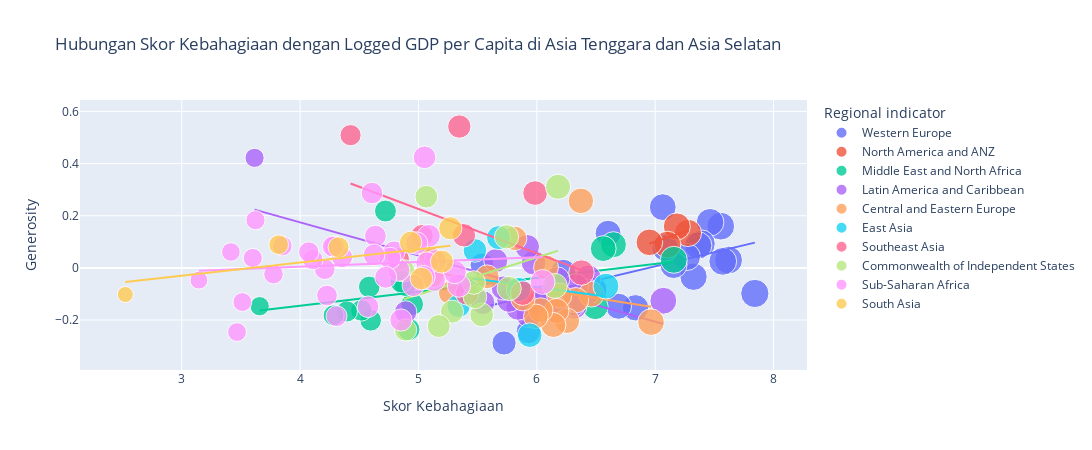

This figure's notebook cell:
### Code cell
# Scatter plot dengan garis tren
fig = px.scatter(
    df_2021, 
    x="Ladder score", 
    y="Generosity", 
    trendline="ols",
    title="Hubungan Skor Kebahagiaan dengan Logged GDP per Capita",
    labels={"Ladder score": "Skor Kebahagiaan", "Logged GDP per capita": "Logged GDP per Capita"},
    color="Regional indicator",  # Menambahkan warna berdasarkan indikator regional
    size="Ladder score",  # Menambahkan ukuran marker berdasarkan skor kebahagiaan
    hover_name="Country name",  # Menambahkan label hover dengan nama negara
    opacity=0.8  # Menambahkan opacity agar lebih mudah melihat tumpukan marker
)
fig.update_layout(
    showlegend=True,
    width=1700, 
    height=450)
fig.show()

### Figure 1 — Plotly figure (JSON) as saved in the notebook; plotly's stock layout.template omitted (floating-point values rounded to 4 significant figures)
{"data": [{"hovertemplate": "<b>%{hovertext}</b><br><br>Regional indicator=Western Europe<br>Skor Kebahagiaan=%{marker.size}<br>Generosity=%{y}<extra></extra>", "hovertext": ["Finland", "Denmark", "Switzerland", "Iceland", "Netherlands", "Norway", "Sweden", "Luxembourg", "Austria", "Germany", "Ireland", "United Kingdom", "Belgium", "France", "Malta", "Spain", "Italy", "Cyprus", "Portugal", "Greece", "North Cyprus"], "legendgroup": "Western Europe", "marker": {"color": "#636efa", "opacity": 0.8, "size": [7.842, 7.62, 7.571, 7.554, 7.464, 7.392, 7.363, 7.324, 7.268, 7.155, 7.085, 7.064, 6.834, 6.69, 6.602, 6.491, 6.483, 6.223, 5.929, 5.723, 5.536], "sizemode": "area", "sizeref": 0.0196, "symbol": "circle"}, "mode": "markers", "name": "Western Europe", "orientation": "v", "showlegend": true, "type": "scatter", "x": [7.842, 7.62, 7.571, 7.554, 7.464, 7.392, 7.363, 7.324, 7.268, 7.155, 7.085, 7.064, 6.834, 6.69, 6.602, 6.491, 6.483, 6.223, 5.929, 5.723, 5.536], "xaxis": "x", "y": [-0.098, 0.03, 0.025, 0.16, 0.175, 0.093, 0.086, -0.034, 0.042, 0.011, 0.077, 0.233, -0.153, -0.147, 0.133, -0.081, -0.084, -0.015, -0.244, -0.288, 0.012], "yaxis": "y"}, {"hovertemplate": "<b>OLS trendline</b><br>Generosity = 0.108053 * Ladder score + -0.750364<br>R<sup>2</sup>=0.275276<br><br>Regional indicator=Western Europe<br>Skor Kebahagiaan=%{x}<br>Generosity=%{y} <b>(trend)</b><extra></extra>", "legendgroup": "Western Europe", "marker": {"color": "#636efa", "symbol": "circle"}, "mode": "lines", "name": "Western Europe", "showlegend": false, "type": "scatter", "x": [5.536, 5.723, 5.929, 6.223, 6.483, 6.491, 6.602, 6.69, 6.834, 7.064, 7.085, 7.155, 7.268, 7.324, 7.363, 7.392, 7.464, 7.554, 7.571, 7.62, 7.842], "xaxis": "x", "y": [-0.1522, -0.132, -0.1097, -0.07795, -0.04986, -0.04899, -0.037, -0.02749, -0.01193, 0.01292, 0.01519, 0.02275, 0.03496, 0.04101, 0.04523, 0.04836, 0.05614, 0.06587, 0.0677, 0.073, 0.09698], "yaxis": "y"}, {"hovertemplate": "<b>%{hovertext}</b><br><br>Regional indicator=North America and ANZ<br>Skor Kebahagiaan=%{marker.size}<br>Generosity=%{y}<extra></extra>", "hovertext": ["New Zealand", "Australia", "Canada", "United States"], "legendgroup": "North America and ANZ", "marker": {"color": "#EF553B", "opacity": 0.8, "size": [7.277, 7.183, 7.103, 6.951], "sizemode": "area", "sizeref": 0.0196, "symbol": "circle"}, "mode": "markers", "name": "North America and ANZ", "orientation": "v", "showlegend": true, "type": "scatter", "x": [7.277, 7.183, 7.103, 6.951], "xaxis": "x", "y": [0.134, 0.159, 0.089, 0.098], "yaxis": "y"}, {"hovertemplate": "<b>OLS trendline</b><br>Generosity = 0.155652 * Ladder score + -0.989562<br>R<sup>2</sup>=0.438108<br><br>Regional indicator=North America and ANZ<br>Skor Kebahagiaan=%{x}<br>Generosity=%{y} <b>(trend)</b><extra></extra>", "legendgroup": "North America and ANZ", "marker": {"color": "#EF553B", "symbol": "circle"}, "mode": "lines", "name": "North America and ANZ", "showlegend": false, "type": "scatter", "x": [6.951, 7.103, 7.183, 7.277], "xaxis": "x", "y": [0.09237, 0.116, 0.1285, 0.1431], "yaxis": "y"}, {"hovertemplate": "<b>%{hovertext}</b><br><br>Regional indicator=Middle East and North Africa<br>Skor Kebahagiaan=%{marker.size}<br>Generosity=%{y}<extra></extra>", "hovertext": ["Israel", "Bahrain", "United Arab Emirates", "Saudi Arabia", "Kuwait", "Libya", "Turkey", "Morocco", "Algeria", "Iraq", "Iran", "Tunisia", "Lebanon", "Palestinian Territories", "Jordan", "Egypt", "Yemen"], "legendgroup": "Middle East and North Africa", "marker": {"color": "#00cc96", "opacity": 0.8, "size": [7.157, 6.647, 6.561, 6.494, 6.106, 5.41, 4.948, 4.918, 4.887, 4.854, 4.721, 4.596, 4.584, 4.517, 4.395, 4.283, 3.658], "sizemode": "area", "sizeref": 0.0196, "symbol": "circle"}, "mode": "markers", "name": "Middle East and North Africa", "orientation": "v", "showlegend": true, "type": "scatter", "x": [7.157, 6.647, 6.561, 6.494, 6.106, 5.41, 4.948, 4.918, 4.887, 4.854, 4.721, 4.596, 4.584, 4.517, 4.395, 4.283, 3.658], "xaxis": "x", "y": [0.031, 0.089, 0.074, -0.149, -0.104, -0.087, -0.139, -0.236, -0.067, -0.053, 0.218, -0.201, -0.073, -0.163, -0.167, -0.182, -0.147], "yaxis": "y"}, {"hovertemplate": "<b>OLS trendline</b><br>Generosity = 0.0534439 * Ladder score + -0.358729<br>R<sup>2</sup>=0.197079<br><br>Regional indicator=Middle East and North Africa<br>Skor Kebahagiaan=%{x}<br>Generosity=%{y} <b>(trend)</b><extra></extra>", "legendgroup": "Middle East and North Africa", "marker": {"color": "#00cc96", "symbol": "circle"}, "mode": "lines", "name": "Middle East and North Africa", "showlegend": false, "type": "scatter", "x": [3.658, 4.283, 4.395, 4.517, 4.584, 4.596, 4.721, 4.854, 4.887, 4.918, 4.948, 5.41, 6.106, 6.494, 6.561, 6.647, 7.157], "xaxis": "x", "y": [-0.1632, -0.1298, -0.1238, -0.1173, -0.1137, -0.1131, -0.1064, -0.09931, -0.09755, -0.09589, -0.09429, -0.0696, -0.0324, -0.01166, -0.008084, -0.003488, 0.02377], "yaxis": "y"}, {"hovertemplate": "<b>%{hovertext}</b><br><br>Regional indicator=Latin America and Caribbean<br>Skor Kebahagiaan=%{marker.size}<br>Generosity=%{y}<extra></extra>", "hovertext": ["Costa Rica", "Guatemala", "Uruguay", "Brazil", "Mexico", "Jamaica", "Panama", "Chile", "El Salvador", "Colombia", "Nicaragua", "Argentina", "Honduras", "Peru", "Ecuador", "Bolivia", "Paraguay", "Dominican Republic", "Venezuela", "Haiti"], "legendgroup": "Latin America and Caribbean", "marker": {"color": "#ab63fa", "opacity": 0.8, "size": [7.069, 6.435, 6.431, 6.33, 6.317, 6.309, 6.18, 6.172, 6.061, 6.012, 5.972, 5.929, 5.919, 5.84, 5.764, 5.716, 5.653, 5.545, 4.892, 3.615], "sizemode": "area", "sizeref": 0.0196, "symbol": "circle"}, "mode": "markers", "name": "Latin America and Caribbean", "orientation": "v", "showlegend": true, "type": "scatter", "x": [7.069, 6.435, 6.431, 6.33, 6.317, 6.309, 6.18, 6.172, 6.061, 6.012, 5.972, 5.929, 5.919, 5.84, 5.764, 5.716, 5.653, 5.545, 4.892, 3.615], "xaxis": "x", "y": [-0.126, -0.038, -0.092, -0.071, -0.147, -0.137, -0.166, -0.044, -0.11, -0.135, 0.02, -0.182, 0.081, -0.154, -0.124, -0.077, 0.028, -0.133, -0.169, 0.422], "yaxis": "y"}, {"hovertemplate": "<b>OLS trendline</b><br>Generosity = -0.126996 * Ladder score + 0.682596<br>R<sup>2</sup>=0.421539<br><br>Regional indicator=Latin America and Caribbean<br>Skor Kebahagiaan=%{x}<br>Generosity=%{y} <b>(trend)</b><extra></extra>", "legendgroup": "Latin America and Caribbean", "marker": {"color": "#ab63fa", "symbol": "circle"}, "mode": "lines", "name": "Latin America and Caribbean", "showlegend": false, "type": "scatter", "x": [3.615, 4.892, 5.545, 5.653, 5.716, 5.764, 5.84, 5.919, 5.929, 5.972, 6.012, 6.061, 6.172, 6.18, 6.309, 6.317, 6.33, 6.431, 6.435, 7.069], "xaxis": "x", "y": [0.2235, 0.06133, -0.02159, -0.03531, -0.04331, -0.04941, -0.05906, -0.06909, -0.07036, -0.07582, -0.0809, -0.08712, -0.1012, -0.1022, -0.1186, -0.1196, -0.1213, -0.1341, -0.1346, -0.2151], "yaxis": "y"}, {"hovertemplate": "<b>%{hovertext}</b><br><br>Regional indicator=Central and Eastern Europe<br>Skor Kebahagiaan=%{marker.size}<br>Generosity=%{y}<extra></extra>", "hovertext": ["Czech Republic", "Slovenia", "Kosovo", "Slovakia", "Lithuania", "Estonia", "Poland", "Romania", "Serbia", "Latvia", "Hungary", "Croatia", "Bosnia and Herzegovina", "Montenegro", "Bulgaria", "Albania", "North Macedonia"], "legendgroup": "Central and Eastern Europe", "marker": {"color": "#FFA15A", "opacity": 0.8, "size": [6.965, 6.461, 6.372, 6.331, 6.255, 6.189, 6.166, 6.14, 6.078, 6.032, 5.992, 5.882, 5.813, 5.581, 5.266, 5.117, 5.101], "sizemode": "area", "sizeref": 0.0196, "symbol": "circle"}, "mode": "markers", "name": "Central and Eastern Europe", "orientation": "v", "showlegend": true, "type": "scatter", "x": [6.965, 6.461, 6.372, 6.331, 6.255, 6.189, 6.166, 6.14, 6.078, 6.032, 5.992, 5.882, 5.813, 5.581, 5.266, 5.117, 5.101], "xaxis": "x", "y": [-0.208, -0.101, 0.257, -0.124, -0.203, -0.106, -0.165, -0.219, 0.002, -0.162, -0.186, -0.118, 0.113, -0.034, -0.096, -0.03, 0.038], "yaxis": "y"}, {"hovertemplate": "<b>OLS trendline</b><br>Generosity = -0.0710659 * Ladder score + 0.346371<br>R<sup>2</sup>=0.076569<br><br>Regional indicator=Central and Eastern Europe<br>Skor Kebahagiaan=%{x}<br>Generosity=%{y} <b>(trend)</b><extra></extra>", "legendgroup": "Central and Eastern Europe", "marker": {"color": "#FFA15A", "symbol": "circle"}, "mode": "lines", "name": "Central and Eastern Europe", "showlegend": false, "type": "scatter", "x": [5.101, 5.117, 5.266, 5.581, 5.813, 5.882, 5.992, 6.032, 6.078, 6.14, 6.166, 6.189, 6.255, 6.331, 6.372, 6.461, 6.965], "xaxis": "x", "y": [-0.01614, -0.01727, -0.02786, -0.05025, -0.06673, -0.07164, -0.07946, -0.0823, -0.08557, -0.08997, -0.09182, -0.09346, -0.09815, -0.1035, -0.1065, -0.1128, -0.1486], "yaxis": "y"}, {"hovertemplate": "<b>%{hovertext}</b><br><br>Regional indicator=East Asia<br>Skor Kebahagiaan=%{marker.size}<br>Generosity=%{y}<extra></extra>", "hovertext": ["Taiwan Province of China", "Japan", "South Korea", "Mongolia", "Hong Kong S.A.R. of China", "China"], "legendgroup": "East Asia", "marker": {"color": "#19d3f3", "opacity": 0.8, "size": [6.584, 5.94, 5.845, 5.677, 5.477, 5.339], "sizemode": "area", "sizeref": 0.0196, "symbol": "circle"}, "mode": "markers", "name": "East Asia", "orientation": "v", "showlegend": true, "type": "scatter", "x": [6.584, 5.94, 5.845, 5.677, 5.477, 5.339], "xaxis": "x", "y": [-0.07, -0.258, -0.083, 0.116, 0.067, -0.146], "yaxis": "y"}, {"hovertemplate": "<b>OLS trendline</b><br>Generosity = -0.0614636 * Ladder score + 0.29479<br>R<sup>2</sup>=0.038763<br><br>Regional indicator=East Asia<br>Skor Kebahagiaan=%{x}<br>Generosity=%{y} <b>(trend)</b><extra></extra>", "legendgroup": "East Asia", "marker": {"color": "#19d3f3", "symbol": "circle"}, "mode": "lines", "name": "East Asia", "showlegend": false, "type": "scatter", "x": [5.339, 5.477, 5.677, 5.845, 5.94, 6.584], "xaxis": "x", "y": [-0.03336, -0.04185, -0.05414, -0.06446, -0.0703, -0.1099], "yaxis": "y"}, {"hovertemplate": "<b>%{hovertext}</b><br><br>Regional indicator=Southeast Asia<br>Skor Kebahagiaan=%{marker.size}<br>Generosity=%{y}<extra></extra>", "hovertext": ["Singapore", "Thailand", "Philippines", "Vietnam", "Malaysia", "Indonesia", "Laos", "Cambodia", "Myanmar"], "legendgroup": "Southeast Asia", "marker": {"color": "#FF6692", "opacity": 0.8, "size": [6.377, 5.985, 5.88, 5.411, 5.384, 5.345, 5.03, 4.83, 4.426], "sizemode": "area", "sizeref": 0.0196, "symbol": "circle"}, "mode": "markers", "name": "Southeast Asia", "orientation": "v", "showlegend": true, "type": "scatter", "x": [6.377, 5.985, 5.88, 5.411, 5.384, 5.345, 5.03, 4.83, 4.426], "xaxis": "x", "y": [-0.018, 0.287, -0.097, -0.098, 0.125, 0.542, 0.123, 0.034, 0.509], "yaxis": "y"}, {"hovertemplate": "<b>OLS trendline</b><br>Generosity = -0.170183 * Ladder score + 1.07661<br>R<sup>2</sup>=0.182559<br><br>Regional indicator=Southeast Asia<br>Skor Kebahagiaan=%{x}<br>Generosity=%{y} <b>(trend)</b><extra></extra>", "legendgroup": "Southeast Asia", "marker": {"color": "#FF6692", "symbol": "circle"}, "mode": "lines", "name": "Southeast Asia", "showlegend": false, "type": "scatter", "x": [4.426, 4.83, 5.03, 5.345, 5.384, 5.411, 5.88, 5.985, 6.377], "xaxis": "x", "y": [0.3234, 0.2546, 0.2206, 0.167, 0.1603, 0.1557, 0.07593, 0.05806, -0.008649], "yaxis": "y"}, {"hovertemplate": "<b>%{hovertext}</b><br><br>Regional indicator=Commonwealth of Independent States<br>Skor Kebahagiaan=%{marker.size}<br>Generosity=%{y}<extra></extra>", "hovertext": ["Uzbekistan", "Kazakhstan", "Moldova", "Kyrgyzstan", "Belarus", "Russia", "Tajikistan", "Armenia", "Azerbaijan", "Turkmenistan", "Georgia", "Ukraine"], "legendgroup": "Commonwealth of Independent States", "marker": {"color": "#B6E880", "opacity": 0.8, "size": [6.179, 6.152, 5.766, 5.744, 5.534, 5.477, 5.466, 5.283, 5.171, 5.066, 4.891, 4.875], "sizemode": "area", "sizeref": 0.0196, "symbol": "circle"}, "mode": "markers", "name": "Commonwealth of Independent States", "orientation": "v", "showlegend": true, "type": "scatter", "x": [6.179, 6.152, 5.766, 5.744, 5.534, 5.477, 5.466, 5.283, 5.171, 5.066, 4.891, 4.875], "xaxis": "x", "y": [0.311, -0.069, -0.079, 0.119, -0.18, -0.111, -0.056, -0.168, -0.223, 0.273, -0.238, -0.011], "yaxis": "y"}, {"hovertemplate": "<b>OLS trendline</b><br>Generosity = 0.142769 * Ladder score + -0.816516<br>R<sup>2</sup>=0.118416<br><br>Regional indicator=Commonwealth of Independent States<br>Skor Kebahagiaan=%{x}<br>Generosity=%{y} <b>(trend)</b><extra></extra>", "legendgroup": "Commonwealth of Independent States", "marker": {"color": "#B6E880", "symbol": "circle"}, "mode": "lines", "name": "Commonwealth of Independent States", "showlegend": false, "type": "scatter", "x": [4.875, 4.891, 5.066, 5.171, 5.283, 5.466, 5.477, 5.534, 5.744, 5.766, 6.152, 6.179], "xaxis": "x", "y": [-0.1205, -0.1182, -0.09325, -0.07826, -0.06227, -0.03614, -0.03457, -0.02643, 0.003547, 0.006688, 0.0618, 0.06565], "yaxis": "y"}, {"hovertemplate": "<b>%{hovertext}</b><br><br>Regional indicator=Sub-Saharan Africa<br>Skor Kebahagiaan=%{marker.size}<br>Generosity=%{y}<extra></extra>", "hovertext": ["Mauritius", "Congo (Brazzaville)", "Ivory Coast", "Cameroon", "Senegal", "Ghana", "Niger", "Gambia", "Benin", "Guinea", "South Africa", "Gabon", "Burkina Faso", "Mozambique", "Nigeria", "Mali", "Uganda", "Liberia", "Kenya", "Namibia", "Chad", "Swaziland", "Comoros", "Ethiopia", "Mauritania", "Madagascar", "Togo", "Zambia", "Sierra Leone", "Burundi", "Tanzania", "Malawi", "Lesotho", "Botswana", "Rwanda", "Zimbabwe"], "legendgroup": "Sub-Saharan Africa", "marker": {"color": "#FF97FF", "opacity": 0.8, "size": [6.049, 5.342, 5.306, 5.142, 5.132, 5.088, 5.074, 5.051, 5.045, 4.984, 4.956, 4.852, 4.834, 4.794, 4.759, 4.723, 4.636, 4.625, 4.607, 4.574, 4.355, 4.308, 4.289, 4.275, 4.227, 4.208, 4.107, 4.073, 3.849, 3.775, 3.623, 3.6, 3.512, 3.467, 3.415, 3.145], "sizemode": "area", "sizeref": 0.0196, "symbol": "circle"}, "mode": "markers", "name": "Sub-Saharan Africa", "orientation": "v", "showlegend": true, "type": "scatter", "x": [6.049, 5.342, 5.306, 5.142, 5.132, 5.088, 5.074, 5.051, 5.045, 4.984, 4.956, 4.852, 4.834, 4.794, 4.759, 4.723, 4.636, 4.625, 4.607, 4.574, 4.355, 4.308, 4.289, 4.275, 4.227, 4.208, 4.107, 4.073, 3.849, 3.775, 3.623, 3.6, 3.512, 3.467, 3.415, 3.145], "xaxis": "x", "y": [-0.054, -0.068, -0.016, 0.026, -0.046, 0.123, 0.018, 0.424, -0.034, 0.095, -0.067, -0.2, -0.009, 0.061, 0.037, -0.036, 0.122, 0.05, 0.287, -0.149, 0.041, -0.185, 0.082, 0.082, -0.106, -0.005, 0.032, 0.061, 0.084, -0.024, 0.183, 0.038, -0.131, -0.246, 0.061, -0.047], "yaxis": "y"}, {"hovertemplate": "<b>OLS trendline</b><br>Generosity = 0.0181836 * Ladder score + -0.0682812<br>R<sup>2</sup>=0.008648<br><br>Regional indicator=Sub-Saharan Africa<br>Skor Kebahagiaan=%{x}<br>Generosity=%{y} <b>(trend)</b><extra></extra>", "legendgroup": "Sub-Saharan Africa", "marker": {"color": "#FF97FF", "symbol": "circle"}, "mode": "lines", "name": "Sub-Saharan Africa", "showlegend": false, "type": "scatter", "x": [3.145, 3.415, 3.467, 3.512, 3.6, 3.623, 3.775, 3.849, 4.073, 4.107, 4.208, 4.227, 4.275, 4.289, 4.308, 4.355, 4.574, 4.607, 4.625, 4.636, 4.723, 4.759, 4.794, 4.834, 4.852, 4.956, 4.984, 5.045, 5.051, 5.074, 5.088, 5.132, 5.142, 5.306, 5.342, 6.049], "xaxis": "x", "y": [-0.01109, -0.006184, -0.005239, -0.00442, -0.00282, -0.002402, 0.0003619, 0.001707, 0.005781, 0.006399, 0.008235, 0.008581, 0.009454, 0.009708, 0.01005, 0.01091, 0.01489, 0.01549, 0.01582, 0.01602, 0.0176, 0.01825, 0.01889, 0.01962, 0.01995, 0.02184, 0.02235, 0.02346, 0.02356, 0.02398, 0.02424, 0.02504, 0.02522, 0.0282, 0.02886, 0.04171], "yaxis": "y"}, {"hovertemplate": "<b>%{hovertext}</b><br><br>Regional indicator=South Asia<br>Skor Kebahagiaan=%{marker.size}<br>Generosity=%{y}<extra></extra>", "hovertext": ["Nepal", "Maldives", "Bangladesh", "Pakistan", "Sri Lanka", "India", "Afghanistan"], "legendgroup": "South Asia", "marker": {"color": "#FECB52", "opacity": 0.8, "size": [5.269, 5.198, 5.025, 4.934, 4.325, 3.819, 2.523], "sizemode": "area", "sizeref": 0.0196, "symbol": "circle"}, "mode": "markers", "name": "South Asia", "orientation": "v", "showlegend": true, "type": "scatter", "x": [5.269, 5.198, 5.025, 4.934, 4.325, 3.819, 2.523], "xaxis": "x", "y": [0.152, 0.024, -0.041, 0.098, 0.079, 0.089, -0.102], "yaxis": "y"}, {"hovertemplate": "<b>OLS trendline</b><br>Generosity = 0.0505339 * Ladder score + -0.18175<br>R<sup>2</sup>=0.323408<br><br>Regional indicator=South Asia<br>Skor Kebahagiaan=%{x}<br>Generosity=%{y} <b>(trend)</b><extra></extra>", "legendgroup": "South Asia", "marker": {"color": "#FECB52", "symbol": "circle"}, "mode": "lines", "name": "South Asia", "showlegend": false, "type": "scatter", "x": [2.523, 3.819, 4.325, 4.934, 5.025, 5.198, 5.269], "xaxis": "x", "y": [-0.05425, 0.01124, 0.03681, 0.06758, 0.07218, 0.08093, 0.08451], "yaxis": "y"}], "layout": {"height": 450, "legend": {"itemsizing": "constant", "title": {"text": "Regional indicator"}, "tracegroupgap": 0}, "showlegend": true, "title": {"text": "Hubungan Skor Kebahagiaan dengan Logged GDP per Capita di Asia Tenggara dan Asia Selatan"}, "width": 1700, "xaxis": {"anchor": "y", "domain": [0, 1], "title": {"text": "Skor Kebahagiaan"}}, "yaxis": {"anchor": "x", "domain": [0, 1], "title": {"text": "Generosity"}}}}
